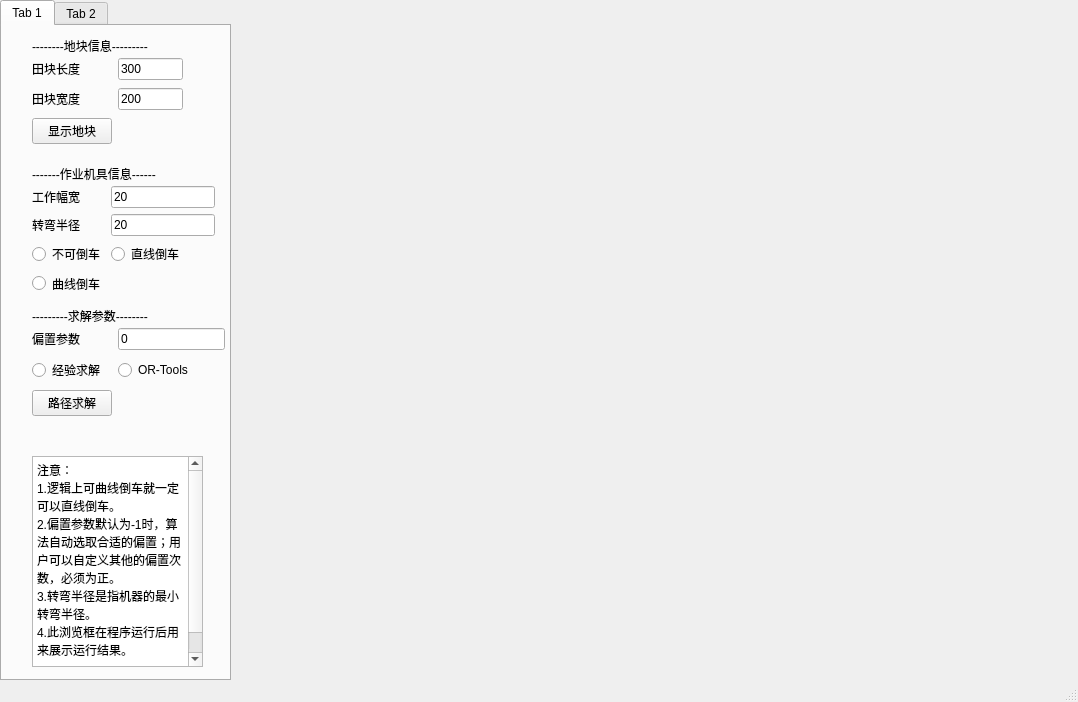
<?xml version="1.0" encoding="UTF-8"?>
<ui version="4.0">
 <class>MainWindow</class>
 <widget class="QMainWindow" name="MainWindow">
  <property name="geometry">
   <rect>
    <x>0</x>
    <y>0</y>
    <width>1078</width>
    <height>702</height>
   </rect>
  </property>
  <property name="windowTitle">
   <string>MainWindow</string>
  </property>
  <widget class="QWidget" name="centralwidget">
   <widget class="QTabWidget" name="tabWidget">
    <property name="geometry">
     <rect>
      <x>0</x>
      <y>0</y>
      <width>231</width>
      <height>681</height>
     </rect>
    </property>
    <property name="currentIndex">
     <number>0</number>
    </property>
    <widget class="QWidget" name="tab">
     <attribute name="title">
      <string>Tab 1</string>
     </attribute>
     <widget class="QTextBrowser" name="textBrowser">
      <property name="geometry">
       <rect>
        <x>30</x>
        <y>430</y>
        <width>171</width>
        <height>211</height>
       </rect>
      </property>
      <property name="html">
       <string>&lt;!DOCTYPE HTML PUBLIC &quot;-//W3C//DTD HTML 4.0//EN&quot; &quot;http://www.w3.org/TR/REC-html40/strict.dtd&quot;&gt;
&lt;html&gt;&lt;head&gt;&lt;meta name=&quot;qrichtext&quot; content=&quot;1&quot; /&gt;&lt;style type=&quot;text/css&quot;&gt;
p, li { white-space: pre-wrap; }
&lt;/style&gt;&lt;/head&gt;&lt;body style=&quot; font-family:'SimSun'; font-size:9pt; font-weight:400; font-style:normal;&quot;&gt;
&lt;p style=&quot; margin-top:0px; margin-bottom:0px; margin-left:0px; margin-right:0px; -qt-block-indent:0; text-indent:0px;&quot;&gt;注意：&lt;/p&gt;
&lt;p style=&quot; margin-top:0px; margin-bottom:0px; margin-left:0px; margin-right:0px; -qt-block-indent:0; text-indent:0px;&quot;&gt;1.逻辑上可曲线倒车就一定可以直线倒车。&lt;/p&gt;
&lt;p style=&quot; margin-top:0px; margin-bottom:0px; margin-left:0px; margin-right:0px; -qt-block-indent:0; text-indent:0px;&quot;&gt;2.偏置参数默认为-1时，算法自动选取合适的偏置；用户可以自定义其他的偏置次数，必须为正。&lt;/p&gt;
&lt;p style=&quot; margin-top:0px; margin-bottom:0px; margin-left:0px; margin-right:0px; -qt-block-indent:0; text-indent:0px;&quot;&gt;3.转弯半径是指机器的最小转弯半径。&lt;/p&gt;
&lt;p style=&quot; margin-top:0px; margin-bottom:0px; margin-left:0px; margin-right:0px; -qt-block-indent:0; text-indent:0px;&quot;&gt;4.此浏览框在程序运行后用来展示运行结果。&lt;/p&gt;
&lt;p style=&quot; margin-top:0px; margin-bottom:0px; margin-left:0px; margin-right:0px; -qt-block-indent:0; text-indent:0px;&quot;&gt;  &lt;/p&gt;
&lt;p style=&quot;-qt-paragraph-type:empty; margin-top:0px; margin-bottom:0px; margin-left:0px; margin-right:0px; -qt-block-indent:0; text-indent:0px;&quot;&gt;&lt;br /&gt;&lt;/p&gt;&lt;/body&gt;&lt;/html&gt;</string>
      </property>
     </widget>
     <widget class="QLabel" name="label_2">
      <property name="geometry">
       <rect>
        <x>30</x>
        <y>10</y>
        <width>151</width>
        <height>20</height>
       </rect>
      </property>
      <property name="text">
       <string>--------地块信息---------</string>
      </property>
     </widget>
     <widget class="QLabel" name="label_4">
      <property name="geometry">
       <rect>
        <x>30</x>
        <y>140</y>
        <width>151</width>
        <height>16</height>
       </rect>
      </property>
      <property name="text">
       <string>-------作业机具信息------</string>
      </property>
     </widget>
     <widget class="QLabel" name="label_8">
      <property name="geometry">
       <rect>
        <x>30</x>
        <y>280</y>
        <width>151</width>
        <height>20</height>
       </rect>
      </property>
      <property name="text">
       <string>---------求解参数--------</string>
      </property>
     </widget>
     <widget class="QWidget" name="layoutWidget">
      <property name="geometry">
       <rect>
        <x>30</x>
        <y>30</y>
        <width>151</width>
        <height>92</height>
       </rect>
      </property>
      <layout class="QGridLayout" name="gridLayout">
       <item row="0" column="0">
        <widget class="QLabel" name="label_5">
         <property name="text">
          <string>田块长度</string>
         </property>
        </widget>
       </item>
       <item row="0" column="1">
        <widget class="QLineEdit" name="lineEdit">
         <property name="text">
          <string>300</string>
         </property>
        </widget>
       </item>
       <item row="1" column="0">
        <widget class="QLabel" name="label_6">
         <property name="text">
          <string>田块宽度</string>
         </property>
        </widget>
       </item>
       <item row="1" column="1">
        <widget class="QLineEdit" name="lineEdit_2">
         <property name="text">
          <string>200</string>
         </property>
        </widget>
       </item>
       <item row="2" column="0">
        <widget class="QPushButton" name="pushButton_6">
         <property name="text">
          <string>显示地块</string>
         </property>
        </widget>
       </item>
      </layout>
     </widget>
     <widget class="QWidget" name="layoutWidget">
      <property name="geometry">
       <rect>
        <x>30</x>
        <y>160</y>
        <width>183</width>
        <height>109</height>
       </rect>
      </property>
      <layout class="QGridLayout" name="gridLayout_2">
       <item row="0" column="0">
        <widget class="QLabel" name="label_3">
         <property name="text">
          <string>工作幅宽</string>
         </property>
        </widget>
       </item>
       <item row="0" column="1">
        <widget class="QLineEdit" name="lineEdit_3">
         <property name="text">
          <string>20</string>
         </property>
        </widget>
       </item>
       <item row="1" column="0">
        <widget class="QLabel" name="label">
         <property name="text">
          <string>转弯半径</string>
         </property>
        </widget>
       </item>
       <item row="1" column="1">
        <widget class="QLineEdit" name="lineEdit_4">
         <property name="text">
          <string>20</string>
         </property>
        </widget>
       </item>
       <item row="2" column="0">
        <widget class="QRadioButton" name="radioButton_3">
         <property name="text">
          <string>不可倒车</string>
         </property>
        </widget>
       </item>
       <item row="2" column="1">
        <widget class="QRadioButton" name="radioButton">
         <property name="text">
          <string>直线倒车</string>
         </property>
        </widget>
       </item>
       <item row="3" column="0">
        <widget class="QRadioButton" name="radioButton_2">
         <property name="text">
          <string>曲线倒车</string>
         </property>
        </widget>
       </item>
      </layout>
     </widget>
     <widget class="QWidget" name="layoutWidget">
      <property name="geometry">
       <rect>
        <x>30</x>
        <y>300</y>
        <width>193</width>
        <height>95</height>
       </rect>
      </property>
      <layout class="QGridLayout" name="gridLayout_3">
       <item row="1" column="0">
        <widget class="QRadioButton" name="radioButton_7">
         <property name="text">
          <string>经验求解</string>
         </property>
        </widget>
       </item>
       <item row="1" column="1">
        <widget class="QRadioButton" name="radioButton_8">
         <property name="text">
          <string>OR-Tools</string>
         </property>
        </widget>
       </item>
       <item row="0" column="1">
        <widget class="QLineEdit" name="lineEdit_9">
         <property name="text">
          <string>0</string>
         </property>
        </widget>
       </item>
       <item row="0" column="0">
        <widget class="QLabel" name="label_11">
         <property name="text">
          <string>偏置参数</string>
         </property>
        </widget>
       </item>
       <item row="2" column="0">
        <widget class="QPushButton" name="pushButton_8">
         <property name="text">
          <string>路径求解</string>
         </property>
        </widget>
       </item>
      </layout>
     </widget>
    </widget>
    <widget class="QWidget" name="tab_2">
     <attribute name="title">
      <string>Tab 2</string>
     </attribute>
     <widget class="QLabel" name="label_16">
      <property name="geometry">
       <rect>
        <x>30</x>
        <y>20</y>
        <width>151</width>
        <height>16</height>
       </rect>
      </property>
      <property name="text">
       <string>---------地块信息--------</string>
      </property>
     </widget>
     <widget class="QLabel" name="label_9">
      <property name="geometry">
       <rect>
        <x>30</x>
        <y>250</y>
        <width>151</width>
        <height>20</height>
       </rect>
      </property>
      <property name="text">
       <string>---------算法求解---------</string>
      </property>
     </widget>
     <widget class="QPushButton" name="pushButton_3">
      <property name="geometry">
       <rect>
        <x>30</x>
        <y>40</y>
        <width>151</width>
        <height>23</height>
       </rect>
      </property>
      <property name="text">
       <string>导入KML并显示地块</string>
      </property>
     </widget>
     <widget class="QLabel" name="label_14">
      <property name="geometry">
       <rect>
        <x>30</x>
        <y>100</y>
        <width>151</width>
        <height>16</height>
       </rect>
      </property>
      <property name="text">
       <string>-------作业机具信息------</string>
      </property>
     </widget>
     <widget class="QWidget" name="layoutWidget">
      <property name="geometry">
       <rect>
        <x>30</x>
        <y>120</y>
        <width>183</width>
        <height>109</height>
       </rect>
      </property>
      <layout class="QGridLayout" name="gridLayout_4">
       <item row="0" column="0">
        <widget class="QLabel" name="label_12">
         <property name="text">
          <string>工作幅宽</string>
         </property>
        </widget>
       </item>
       <item row="0" column="1">
        <widget class="QLineEdit" name="lineEdit_5"/>
       </item>
       <item row="1" column="0">
        <widget class="QLabel" name="label_13">
         <property name="text">
          <string>转弯半径</string>
         </property>
        </widget>
       </item>
       <item row="1" column="1">
        <widget class="QLineEdit" name="lineEdit_8"/>
       </item>
       <item row="2" column="0">
        <widget class="QRadioButton" name="radioButton_9">
         <property name="text">
          <string>不可倒车</string>
         </property>
        </widget>
       </item>
       <item row="2" column="1">
        <widget class="QRadioButton" name="radioButton_10">
         <property name="text">
          <string>直线倒车</string>
         </property>
        </widget>
       </item>
       <item row="3" column="0">
        <widget class="QRadioButton" name="radioButton_11">
         <property name="text">
          <string>曲线倒车</string>
         </property>
        </widget>
       </item>
      </layout>
     </widget>
     <widget class="QWidget" name="layoutWidget_2">
      <property name="geometry">
       <rect>
        <x>30</x>
        <y>280</y>
        <width>189</width>
        <height>95</height>
       </rect>
      </property>
      <layout class="QGridLayout" name="gridLayout_5">
       <item row="1" column="0">
        <widget class="QRadioButton" name="radioButton_12">
         <property name="text">
          <string>经验求解</string>
         </property>
        </widget>
       </item>
       <item row="1" column="1">
        <widget class="QRadioButton" name="radioButton_13">
         <property name="text">
          <string>贪婪求解</string>
         </property>
        </widget>
       </item>
       <item row="0" column="1">
        <widget class="QLineEdit" name="lineEdit_10"/>
       </item>
       <item row="0" column="0">
        <widget class="QLabel" name="label_15">
         <property name="text">
          <string>偏置参数</string>
         </property>
        </widget>
       </item>
       <item row="2" column="0">
        <widget class="QPushButton" name="pushButton_9">
         <property name="text">
          <string>路径求解</string>
         </property>
        </widget>
       </item>
      </layout>
     </widget>
     <widget class="QTextBrowser" name="textBrowser_2">
      <property name="geometry">
       <rect>
        <x>30</x>
        <y>410</y>
        <width>171</width>
        <height>211</height>
       </rect>
      </property>
      <property name="html">
       <string>&lt;!DOCTYPE HTML PUBLIC &quot;-//W3C//DTD HTML 4.0//EN&quot; &quot;http://www.w3.org/TR/REC-html40/strict.dtd&quot;&gt;
&lt;html&gt;&lt;head&gt;&lt;meta name=&quot;qrichtext&quot; content=&quot;1&quot; /&gt;&lt;style type=&quot;text/css&quot;&gt;
p, li { white-space: pre-wrap; }
&lt;/style&gt;&lt;/head&gt;&lt;body style=&quot; font-family:'SimSun'; font-size:9pt; font-weight:400; font-style:normal;&quot;&gt;
&lt;p style=&quot; margin-top:0px; margin-bottom:0px; margin-left:0px; margin-right:0px; -qt-block-indent:0; text-indent:0px;&quot;&gt;注意：&lt;/p&gt;
&lt;p style=&quot; margin-top:0px; margin-bottom:0px; margin-left:0px; margin-right:0px; -qt-block-indent:0; text-indent:0px;&quot;&gt;1.逻辑上可曲线倒车就一定可以直线倒车。&lt;/p&gt;
&lt;p style=&quot; margin-top:0px; margin-bottom:0px; margin-left:0px; margin-right:0px; -qt-block-indent:0; text-indent:0px;&quot;&gt;2.偏置参数默认为-1时，算法自动选取合适的偏置；用户可以自定义其他的偏置次数，必须为正。&lt;/p&gt;
&lt;p style=&quot; margin-top:0px; margin-bottom:0px; margin-left:0px; margin-right:0px; -qt-block-indent:0; text-indent:0px;&quot;&gt;3.转弯半径是指机器的最小转弯半径。&lt;/p&gt;
&lt;p style=&quot; margin-top:0px; margin-bottom:0px; margin-left:0px; margin-right:0px; -qt-block-indent:0; text-indent:0px;&quot;&gt;4.此浏览框在程序运行后用来展示运行结果。&lt;/p&gt;
&lt;p style=&quot; margin-top:0px; margin-bottom:0px; margin-left:0px; margin-right:0px; -qt-block-indent:0; text-indent:0px;&quot;&gt;  &lt;/p&gt;
&lt;p style=&quot;-qt-paragraph-type:empty; margin-top:0px; margin-bottom:0px; margin-left:0px; margin-right:0px; -qt-block-indent:0; text-indent:0px;&quot;&gt;&lt;br /&gt;&lt;/p&gt;&lt;/body&gt;&lt;/html&gt;</string>
      </property>
     </widget>
    </widget>
   </widget>
   <widget class="QWidget" name="horizontalLayoutWidget">
    <property name="geometry">
     <rect>
      <x>240</x>
      <y>0</y>
      <width>831</width>
      <height>671</height>
     </rect>
    </property>
    <layout class="QHBoxLayout" name="horizontalLayout"/>
   </widget>
  </widget>
  <widget class="QStatusBar" name="statusbar"/>
  <action name="actionquit">
   <property name="text">
    <string>quit</string>
   </property>
  </action>
 </widget>
 <resources/>
 <connections/>
</ui>
